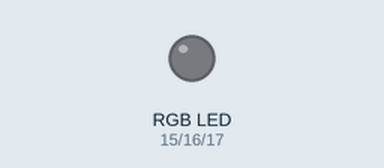
Recording of a sketch running on a simulated ESP32. Shown: an RGB LED mixed from three pins (HIGH = lit).

Above: at 0.15 s.
At 11.88 s:
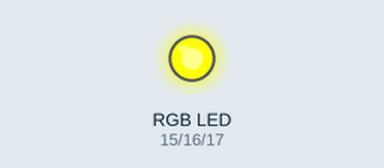
At 23.91 s:
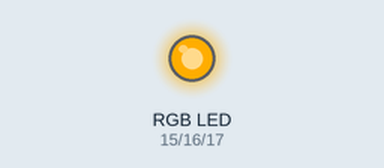
Timing chart, 0 to 23.9 s (numbered marks = the images above):
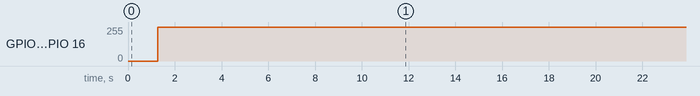

The sketch:

test_3.ino
```cpp
const int pin_R = 15;
const int pin_G = 16;
const int pin_B = 17;
#define FADESPEED 5

void setup() {
  pinMode(pin_R,OUTPUT);  //RED
  pinMode(pin_G,OUTPUT);  //GREEN
  pinMode(pin_B,OUTPUT);  //BLUE
  analogWrite(pin_R, 0);
  analogWrite(pin_G, 0);
  analogWrite(pin_B, 0);
}

//黃->綠->紅
void loop() {
  int r,g,y;

  // 亮黃
  for(y=0;y<256;y++) {
    analogWrite(pin_R, y);
    analogWrite(pin_G, y);
    delay(FADESPEED);
  }
  //亮綠
  for(g=255;g>0;g--) {
    analogWrite(pin_R, g);
    delay(FADESPEED);
  }
  //亮紅
  for(g=255,r=0;g>0,r<255;g--,r++) {
    analogWrite(pin_G, g);
    analogWrite(pin_R, r);
    delay(FADESPEED);
  }
}
```

Measured:
- by itself, GPIO 15 (pin_R), GPIO 16 (pin_G): 0/255 → 255/255 at 1.3 s
